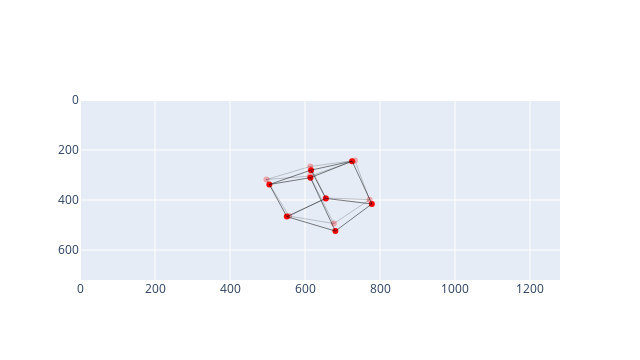

Notebook cell for this chart:
### Code cell
# Dimensions of my webcam images, for this demo
HEIGHT, WIDTH = (720, 1280)
c_x, c_y = WIDTH/2, HEIGHT/2

K = np.array([
    [500, 0, c_x],
    [0, 500, c_y],
    [0, 0, 1]
])
pix_coords = (K @ nimp.T).T

nimp_dist = distort_nimps(nimp[:,0], nimp[:,1], k1=0, k2=0, p1=0.2, p2=.4)
pix_coords_dist = (K @ nimp_dist.T).T

fig1 = go.Figure()

# Visualize the undistorted projected points
fig1.add_trace(
    go.Scatter(
        x=list(pix_coords[:,0]),
        y=list(pix_coords[:,1]),
        mode='markers',
        marker=dict(color='rgba(255, 0, 0, 0.3)'),
        showlegend=False
    ),
)
for (v1_idx, v2_idx) in edges:
    v1, v2 = pix_coords[v1_idx, :], pix_coords[v2_idx, :]
    fig1.add_trace(
        go.Scatter(
            x=[v1[0], v2[0]],
            y=[v1[1], v2[1]],
            mode='lines',
            line=dict(color='black', width=0.2),
            showlegend=False,
        ),
    )
# Visualize the distorted projected points
fig1.add_trace(
    go.Scatter(
        x=list(pix_coords_dist[:,0]),
        y=list(pix_coords_dist[:,1]),
        mode='markers',
        marker=dict(color='red'),
        showlegend=False
    ),
)
for (v1_idx, v2_idx) in edges:
    v1, v2 = pix_coords_dist[v1_idx, :], pix_coords_dist[v2_idx, :]
    fig1.add_trace(
        go.Scatter(
            x=[v1[0], v2[0]],
            y=[v1[1], v2[1]],
            mode='lines',
            line=dict(color='black', width=0.5),
            showlegend=False,
        ),
    )


fig1.update_layout(
    width=WIDTH/2, height=HEIGHT/2
)
fig1.update_xaxes(range=[0, WIDTH])
fig1.update_yaxes(range=[HEIGHT, 0])

fig1.show()

### Figure 1 — Plotly figure (JSON) as saved in the notebook; plotly's stock layout.template omitted (floating-point values rounded to 4 significant figures)
{"data": [{"marker": {"color": "rgba(255, 0, 0, 0.3)"}, "mode": "markers", "showlegend": false, "type": "scatter", "x": [497.2, 613.3, 676.9, 557.6, 614.1, 733.1, 772.1, 655.2], "y": [318.1, 304.4, 494.2, 464.4, 265.7, 242.1, 398.8, 391.6]}, {"line": {"color": "black", "width": 0.2}, "mode": "lines", "showlegend": false, "type": "scatter", "x": [497.2, 613.3], "y": [318.1, 304.4]}, {"line": {"color": "black", "width": 0.2}, "mode": "lines", "showlegend": false, "type": "scatter", "x": [613.3, 676.9], "y": [304.4, 494.2]}, {"line": {"color": "black", "width": 0.2}, "mode": "lines", "showlegend": false, "type": "scatter", "x": [676.9, 557.6], "y": [494.2, 464.4]}, {"line": {"color": "black", "width": 0.2}, "mode": "lines", "showlegend": false, "type": "scatter", "x": [557.6, 497.2], "y": [464.4, 318.1]}, {"line": {"color": "black", "width": 0.2}, "mode": "lines", "showlegend": false, "type": "scatter", "x": [614.1, 733.1], "y": [265.7, 242.1]}, {"line": {"color": "black", "width": 0.2}, "mode": "lines", "showlegend": false, "type": "scatter", "x": [733.1, 772.1], "y": [242.1, 398.8]}, {"line": {"color": "black", "width": 0.2}, "mode": "lines", "showlegend": false, "type": "scatter", "x": [772.1, 655.2], "y": [398.8, 391.6]}, {"line": {"color": "black", "width": 0.2}, "mode": "lines", "showlegend": false, "type": "scatter", "x": [655.2, 614.1], "y": [391.6, 265.7]}, {"line": {"color": "black", "width": 0.2}, "mode": "lines", "showlegend": false, "type": "scatter", "x": [497.2, 614.1], "y": [318.1, 265.7]}, {"line": {"color": "black", "width": 0.2}, "mode": "lines", "showlegend": false, "type": "scatter", "x": [613.3, 733.1], "y": [304.4, 242.1]}, {"line": {"color": "black", "width": 0.2}, "mode": "lines", "showlegend": false, "type": "scatter", "x": [676.9, 772.1], "y": [494.2, 398.8]}, {"line": {"color": "black", "width": 0.2}, "mode": "lines", "showlegend": false, "type": "scatter", "x": [557.6, 655.2], "y": [464.4, 391.6]}, {"marker": {"color": "red"}, "mode": "markers", "showlegend": false, "type": "scatter", "x": [504.9, 614.5, 681.0, 551.5, 616.1, 725.6, 778.3, 655.6], "y": [337.9, 310.8, 524.3, 466.4, 280.6, 244.7, 415.8, 393.7]}, {"line": {"color": "black", "width": 0.5}, "mode": "lines", "showlegend": false, "type": "scatter", "x": [504.9, 614.5], "y": [337.9, 310.8]}, {"line": {"color": "black", "width": 0.5}, "mode": "lines", "showlegend": false, "type": "scatter", "x": [614.5, 681.0], "y": [310.8, 524.3]}, {"line": {"color": "black", "width": 0.5}, "mode": "lines", "showlegend": false, "type": "scatter", "x": [681.0, 551.5], "y": [524.3, 466.4]}, {"line": {"color": "black", "width": 0.5}, "mode": "lines", "showlegend": false, "type": "scatter", "x": [551.5, 504.9], "y": [466.4, 337.9]}, {"line": {"color": "black", "width": 0.5}, "mode": "lines", "showlegend": false, "type": "scatter", "x": [616.1, 725.6], "y": [280.6, 244.7]}, {"line": {"color": "black", "width": 0.5}, "mode": "lines", "showlegend": false, "type": "scatter", "x": [725.6, 778.3], "y": [244.7, 415.8]}, {"line": {"color": "black", "width": 0.5}, "mode": "lines", "showlegend": false, "type": "scatter", "x": [778.3, 655.6], "y": [415.8, 393.7]}, {"line": {"color": "black", "width": 0.5}, "mode": "lines", "showlegend": false, "type": "scatter", "x": [655.6, 616.1], "y": [393.7, 280.6]}, {"line": {"color": "black", "width": 0.5}, "mode": "lines", "showlegend": false, "type": "scatter", "x": [504.9, 616.1], "y": [337.9, 280.6]}, {"line": {"color": "black", "width": 0.5}, "mode": "lines", "showlegend": false, "type": "scatter", "x": [614.5, 725.6], "y": [310.8, 244.7]}, {"line": {"color": "black", "width": 0.5}, "mode": "lines", "showlegend": false, "type": "scatter", "x": [681.0, 778.3], "y": [524.3, 415.8]}, {"line": {"color": "black", "width": 0.5}, "mode": "lines", "showlegend": false, "type": "scatter", "x": [551.5, 655.6], "y": [466.4, 393.7]}], "layout": {"height": 360, "width": 640, "xaxis": {"range": [0, 1280]}, "yaxis": {"range": [720, 0]}}}
